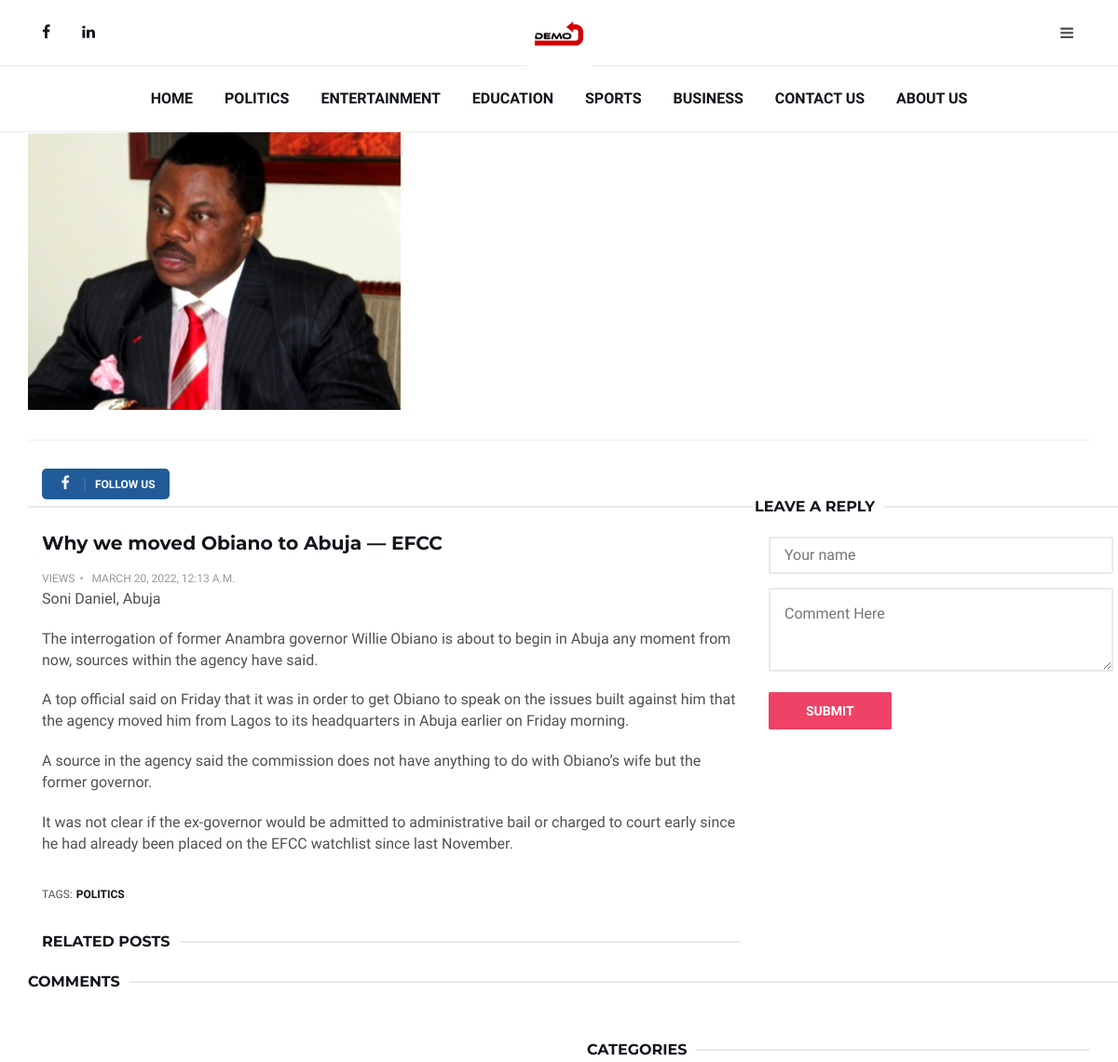
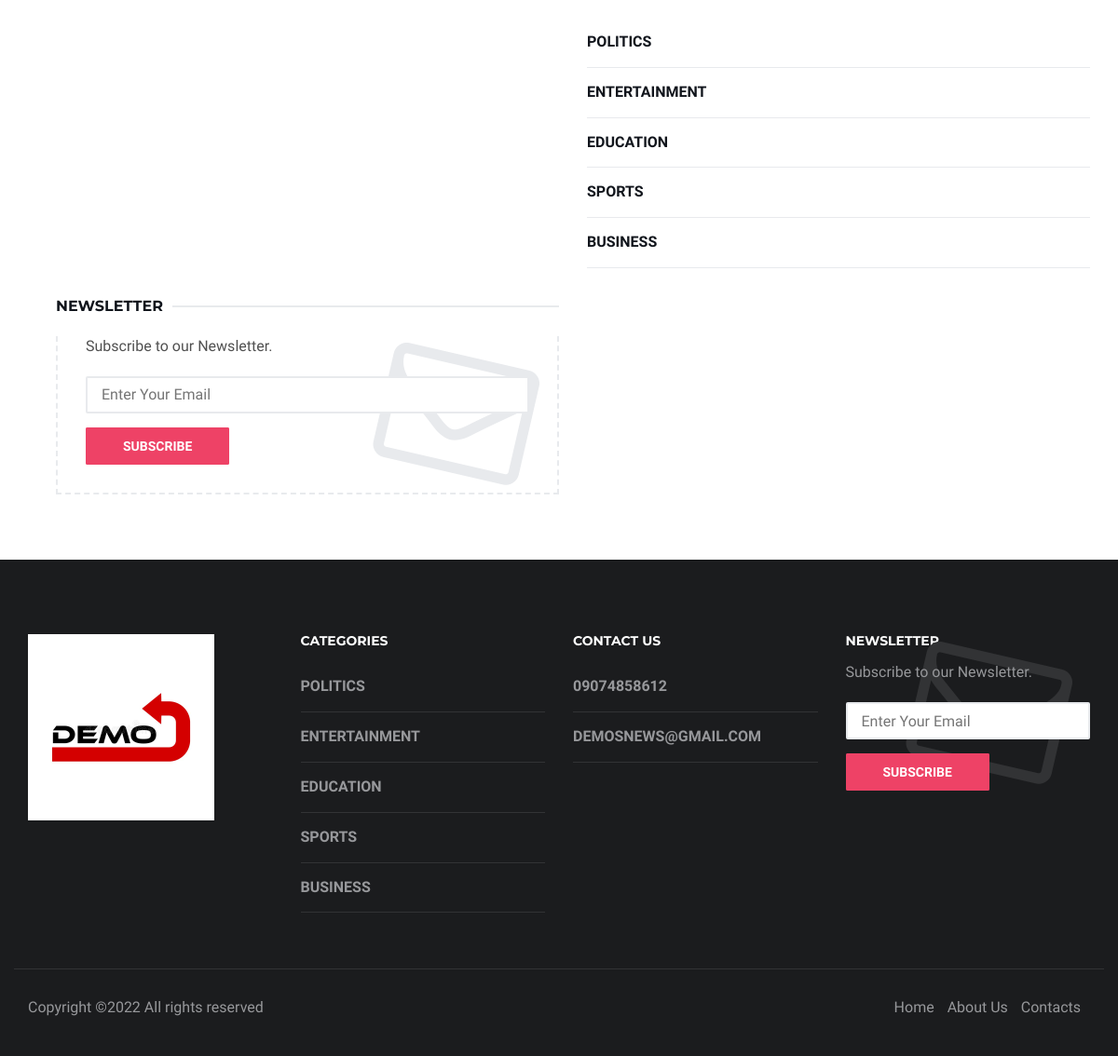
Page /detail/why-we-moved-obiano-to-abuja-efcc/ on the committed database (2 pictures, top to bottom).
### accounts/models.py (models this page shows, shortened)
class Category(models.Model):
    title=models.CharField(max_length=255,null=True)
    slug=models.SlugField(max_length=255,null=True)
    date_added= models.DateTimeField(auto_now_add=True)
    def __str__(self):
        return self.title

class Post(models.Model):
    category=models.ForeignKey(Category, related_name='posts', on_delete= models.CASCADE)
    hit_count_generic = GenericRelation(HitCount, object_id_field='object_pk', related_query_name='hit_count_generic_relation', default='')
    photo=models.ImageField(blank=True,null=False)
    title=models.CharField(max_length=255, null=True)
    slug=models.SlugField(max_length=255, null=True)
    description=RichTextUploadingField(blank=True,null=True)
    status = models.IntegerField(choices=STATUS, default=0)
    viewers = models.ManyToManyField(settings.AUTH_USER_MODEL,related_name='posts',editable=False)
    date_added= models.DateTimeField(auto_now_add=True)
    class Meta:
        ordering = ['-date_added']

### accounts/views.py (the view)
# urls.py: path('detail/<str:slug>/', views.PostDetail,name="postdetails"),
def PostDetail(request,slug):
    post=Post.objects.get(slug=slug)
    commenting= post.commen.all()
    categorys=Category.objects.all()
    advertone = AdvertisementOne.objects.all()
    advertthree = AdvertisementThree.objects.all()
    advertonepaginator = Paginator(advertone, 1)
    advertonepage = request.GET.get('page')
    advertoneusers = advertonepaginator.get_page(advertonepage)
    advertthreepaginator = Paginator(advertthree, 1)
    advertthreepage = request.GET.get('page')
    advertthreeusers = advertthreepaginator.get_page(advertthreepage)
    new_comment= None
    if request.method == 'POST':
        form = PostCommentForm(request.POST)
        if form.is_valid():
            new_comment = form.save(commit=False)
            new_comment.post = post
            new_comment.save()
            return HttpResponseRedirect(reverse('postdetails',args = [str(post.slug)]))
    else:
        form = PostCommentForm()
    similar_posts=list(post.category.posts.exclude(id=post.id))
    if len(similar_posts) >= 4:
        similar_posts = random.sample(similar_posts, 3)
    newsletterfor = NewsletterForm()
    if request.method == 'POST':
        newsletterfor = NewsletterForm(request.POST,request.FILES)
        if newsletterfor.is_valid():
            newsletterfor.save()
        return render(request,'emailsent.html')
    context={'post':post,'form':form,'new_comment':new_comment,'similar_posts': similar_posts,'commenting':commenting,'categorys':categorys,'newsletterfor':newsletterfor,'advertonepaginator':advertoneusers,'advertthreepaginator':advertthreeusers}
    return render(request, 'details.html',context)

### accounts/forms.py
class PostCommentForm(ModelForm):
    name = forms.CharField(max_length=30,widget=forms.TextInput(attrs={
        'class' : 'input', 'placeholder' :'Your name'
    }))
    body = forms.CharField(max_length=100,widget=forms.Textarea(attrs={
        'class' : 'input', 'placeholder' :'Comment Here', 'rows' : 3
    }))
    class Meta:
        model = Comment
        fields = ['name','body']

class NewsletterForm(ModelForm):
    class Meta:
        model = Newsletter
        fields = '__all__'

### accounts/context_processors.py (called while the page is built)
def main_categories(request):
    categories=Category.objects.all()
    return{'main_categories':categories}

### accounts/templates/details.html (shortened to what this page needs)
{% extends 'base.html' %}
{% load static %}
{% block content %}
{% load hitcount_tags %}
<div id="post-header" class="page-header">
    <div class="page-header-bg">
        <div class="">
            <img src="{{post.photo.url}}" alt="" class="img-responsive" style="max-width: 400px; max-height: 400px;">
        </div>
    </div>
    <div class="container">
        <div class="row">
            <div class="col-md-10">
            </div>
        </div>
    </div>
</div>
<div class="section">
    <div class="container">
        <div class="row">
            <div class="col-md-8">
                <div class="section-row">
                    <div class="post-share">
                        <a href="https://www.facebook.com/orhuerakpor.ruky" class="social-facebook"><i class="fa fa-facebook"></i><span>Follow Us</span></a>
                    </div>
                </div>
                <div class="section-row">
                    <h3>{{post.title}}</h3>
                    <ul class="post-meta">
                        <li>{% get_hit_count for post %} views</li>
                        <li>{{post.date_added}}</li>
                    </ul>
                    {{post.description | safe}}
                </div>
                <div class="section-row">
                    <div class="post-tags">
                        <ul>
                            <li>TAGS:</li>
                            <li><a href="{% url 'postdetails' 'post.slug' %}">{{post.category}}</a></li>
                        </ul>
                    </div>
                </div>
                <div>
                    <div class="section-title">
                        <h3 class="title">Related Posts</h3>
                    </div>
                    </div>
                </div>
                <div class="section-row">
                    <div class="section-title">
                        <h3 class="title">Leave a reply</h3>
                    </div>
                    <form method="POST" class="post-reply">
                        <div class="row">
                            <div class="">
                                <div class="col-md-4 mt-4">
                                    <div class="form-group">
										{{form.name}}
									</div>
                                </div>
                                <div class="col-md-4 mt-4">
                                    <div class="form-group">
										{{form.body}}
									</div>
                                </div>
                                <div class="row">
                                <div class="col-md-4">
									<button class="primary-button">Submit</button>
								</div>
                            </div>
                            </div>
                        </div>
                    </form>
                    <div class="section-title">
                        <h3 class="title">Comments</h3>
                    </div>
                </div>
            </div>
            <div class="col-md-6">
            </div>
            <div class="col-md-6">
                <div class="aside-widget">
                    <div class="section-title">
                        <h2 class="title">Categories</h2>
                    </div>
                    <div class="category-widget">
                        <ul>
                            {% for category in categorys %}
                            <li><a href="{% url 'category' category.slug %}">{{category.title}}</a></li>
                            {% endfor %}
                        </ul>
                    </div>
                </div>
            </div>
            <div class="col-md-6">
                <div class="aside-widget">
                    <div class="section-title">
                        <h2 class="title">Newsletter</h2>
                    </div>
                    <div class="newsletter-widget">
                        <form action="" method="post" enctype="multipart/form-data">
                            <p>Subscribe to our Newsletter.</p>
                            <input class="input" name="email" type="email" required="required" placeholder="Enter Your Email">
                            <button class="primary-button">Subscribe</button>
                        </form>
                    </div>
                </div>
            </div>
            <div class="col-md-6">
            </div>
        </div>
    </div>
</div>
{% endblock content %}

### accounts/templates/navbar.html (shortened to what this page needs)
{% load static %}
<header id="header">
    <div id="nav">
			<div id="nav-top">
				<div class="container">
					<ul class="nav-social">
						<li><a href="#"><i class="fa fa-facebook"></i></a></li>
						<li><a href="#"><i class="fa fa-linkedin"></i></a></li>
					</ul>
					<div class="nav-logo">
						<a href="{% url 'home' %}" class="logo"><img src="{% static 'img/logo.jpg' %}" alt=""></a>
					</div>
					<div class="nav-btns">
						<button class="aside-btn"><i class="fa fa-bars"></i></button>
					</div>
				</div>
			</div>
        <div id="nav-bottom">
            <div class="container">
                <ul class="nav-menu">
                    <li class="">
                        <a href="{% url 'home' %}">Home</a>
                    </li>
                    {% for category in main_categories %}
                    <li class="has-dropdown megamenu">
                        <a href="{% url 'category' category.slug %}">{{category.title}}</a>
                    </li>
                    {% endfor %}
                    <li><a href="{% url 'contact' %}">Contact Us</a></li>
                    <li><a href="{% url 'about' %}">About Us</a></li>
                </ul>
            </div>
        </div>
    </div>
</header>

### accounts/templates/footer.html (shortened to what this page needs)
{% load static %}
<footer id="footer">
    <div class="container">
        <div class="row">
            <div class="col-md-3">
                <div class="footer-widget">
                    <div class="footer-logo">
                        <a href="{% url 'home' %}" class="logo"><img src="{% static 'img/logo.jpg' %}" alt="" style="height: 200px; width:200px;"></a>
                    </div>
                </div>
            </div>
            <div class="col-md-3">
                <div class="footer-widget">
                    <h3 class="footer-title">Categories</h3>
                    <div class="category-widget">
                        <ul>
                            {% for category in main_categories %}
                            <li><a href="{% url 'category' category.slug %}">{{category.title}}</a></li>
                            {% endfor %}
                        </ul>
                    </div>
                </div>
            </div>
            <div class="col-md-3">
                <div class="footer-widget">
                    <h3 class="footer-title">Contact Us</h3>
                    <div class="category-widget">
                        <ul>
                            <li><a href="#">09074858612</a></li>
                            <li><a href="#">demosnews@gmail.com</a></li>
                        </ul>
                    </div>
                </div>
            </div>
            <div class="col-md-3">
                <div class="footer-widget">
                    <h3 class="footer-title">Newsletter</h3>
                    <div class="newsletter-widget">
                        <form action="" method="post" enctype="multipart/form-data">
                            <p>Subscribe to our Newsletter.</p>
                            <input class="input" name="email" type="email" required="required" placeholder="Enter Your Email">
                            <button class="primary-button">Subscribe</button>
                        </form>
                    </div>
                </div>
            </div>
        </div>
        <div class="footer-bottom row">
            <div class="col-md-6 col-md-push-6">
                <ul class="footer-nav">
                    <li><a href="{% url 'home' %}">Home</a></li>
                    <li><a href="{% url 'about' %}">About Us</a></li>
                    <li><a href="{% url 'contact' %}">Contacts</a></li>
                </ul>
            </div>
            <div class="col-md-6 col-md-pull-6">
                <div class="footer-copyright">
                    Copyright &copy;<script>document.write(new Date().getFullYear());</script> All rights reserved
                </div>
            </div>
        </div>
    </div>
</footer>

### rows in the picture
Category: title "POLITICS"
Category: title "ENTERTAINMENT"
Category: title "EDUCATION"
Category: title "SPORTS"
Category: title "BUSINESS"
Post: photo (picture), title "Why we moved Obiano to Abuja — EFCC", date_added "MARCH 20, 2022, 12:13 A.M.", description "Soni Daniel, Abuja The interrogation of former Anambra governor Willie Obiano is about to begin in Abuja any moment from now, sources within the agency have said. A top official said on Friday that it was in order to get Obiano to speak on the issues built against him that the agency moved him from Lagos to its headquarters in Abuja earlier on Friday morning. A source in the agency said the commission does not have anything to do with Obiano’s wife but the former governor. It was not clear if the ex-governor would be admitted to administrative bail or charged to court early since he had already been placed on the EFCC watchlist since last November.", category "POLITICS"
